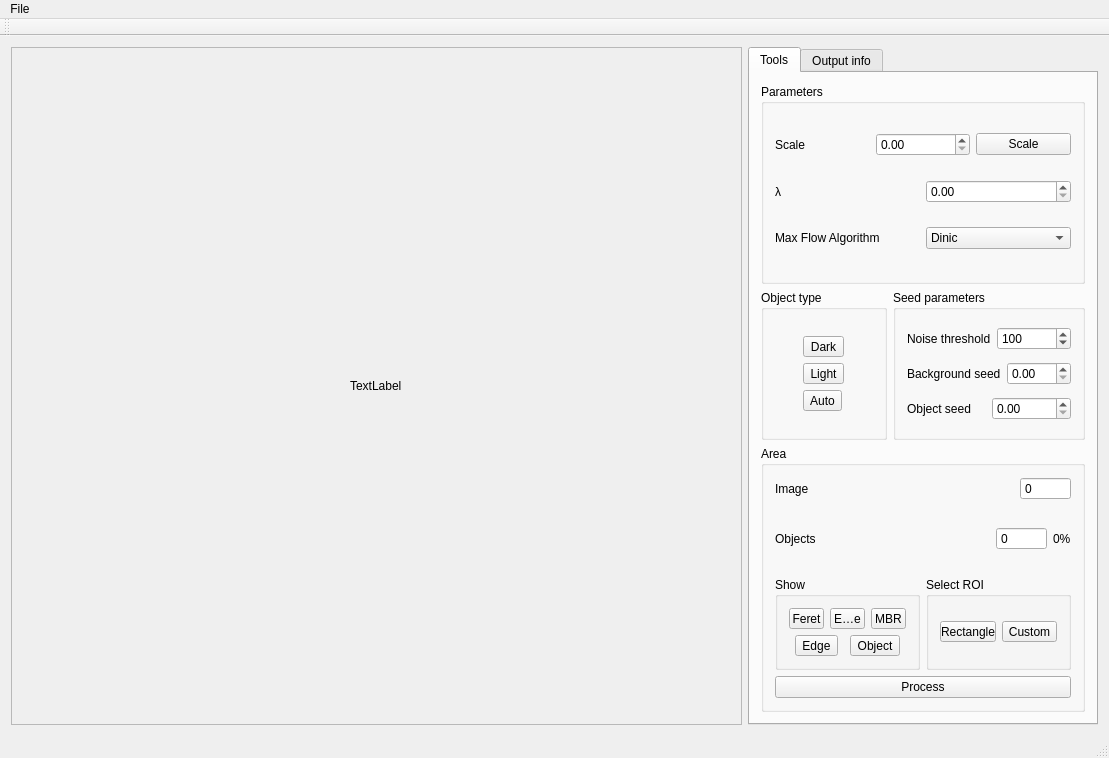
<?xml version="1.0" encoding="UTF-8"?>
<ui version="4.0">
 <class>ImageSegmentationClass</class>
 <widget class="QMainWindow" name="ImageSegmentationClass">
  <property name="geometry">
   <rect>
    <x>0</x>
    <y>0</y>
    <width>1109</width>
    <height>758</height>
   </rect>
  </property>
  <property name="sizePolicy">
   <sizepolicy hsizetype="Expanding" vsizetype="Expanding">
    <horstretch>0</horstretch>
    <verstretch>0</verstretch>
   </sizepolicy>
  </property>
  <property name="windowTitle">
   <string>ImageSegmentation</string>
  </property>
  <widget class="QWidget" name="centralWidget">
   <property name="sizePolicy">
    <sizepolicy hsizetype="Expanding" vsizetype="Expanding">
     <horstretch>0</horstretch>
     <verstretch>0</verstretch>
    </sizepolicy>
   </property>
   <layout class="QGridLayout" name="gridLayout_5">
    <item row="0" column="0">
     <widget class="QScrollArea" name="scrollArea">
      <property name="sizePolicy">
       <sizepolicy hsizetype="Expanding" vsizetype="Preferred">
        <horstretch>0</horstretch>
        <verstretch>0</verstretch>
       </sizepolicy>
      </property>
      <property name="widgetResizable">
       <bool>true</bool>
      </property>
      <widget class="QWidget" name="scrollAreaWidgetContents">
       <property name="geometry">
        <rect>
         <x>0</x>
         <y>0</y>
         <width>728</width>
         <height>665</height>
        </rect>
       </property>
       <layout class="QGridLayout" name="gridLayout_2">
        <item row="0" column="0">
         <widget class="QLabel" name="imageLabel">
          <property name="sizePolicy">
           <sizepolicy hsizetype="Maximum" vsizetype="Maximum">
            <horstretch>0</horstretch>
            <verstretch>0</verstretch>
           </sizepolicy>
          </property>
          <property name="text">
           <string>TextLabel</string>
          </property>
         </widget>
        </item>
       </layout>
      </widget>
     </widget>
    </item>
    <item row="0" column="1">
     <widget class="QTabWidget" name="tabWidget">
      <property name="sizePolicy">
       <sizepolicy hsizetype="Preferred" vsizetype="Preferred">
        <horstretch>0</horstretch>
        <verstretch>0</verstretch>
       </sizepolicy>
      </property>
      <property name="maximumSize">
       <size>
        <width>350</width>
        <height>700</height>
       </size>
      </property>
      <property name="currentIndex">
       <number>0</number>
      </property>
      <widget class="QWidget" name="tab">
       <attribute name="title">
        <string>Tools</string>
       </attribute>
       <layout class="QGridLayout" name="gridLayout_4">
        <item row="0" column="0">
         <widget class="QGroupBox" name="groupBox_2">
          <property name="maximumSize">
           <size>
            <width>16777215</width>
            <height>200</height>
           </size>
          </property>
          <property name="title">
           <string>Parameters</string>
          </property>
          <layout class="QVBoxLayout" name="verticalLayout_2">
           <item>
            <layout class="QHBoxLayout" name="horizontalLayout_3">
             <item>
              <widget class="QLabel" name="label_2">
               <property name="text">
                <string>Scale</string>
               </property>
              </widget>
             </item>
             <item>
              <widget class="QDoubleSpinBox" name="doubleSpinBoxScale"/>
             </item>
             <item>
              <widget class="QPushButton" name="pushButtonScale">
               <property name="text">
                <string>Scale</string>
               </property>
              </widget>
             </item>
            </layout>
           </item>
           <item>
            <layout class="QHBoxLayout" name="horizontalLayout">
             <item>
              <widget class="QLabel" name="label">
               <property name="text">
                <string>λ</string>
               </property>
              </widget>
             </item>
             <item>
              <widget class="QDoubleSpinBox" name="doubleSpinBoxLambda">
               <property name="maximum">
                <double>100000000.000000000000000</double>
               </property>
              </widget>
             </item>
            </layout>
           </item>
           <item>
            <layout class="QHBoxLayout" name="horizontalLayout_14">
             <item>
              <widget class="QLabel" name="label_6">
               <property name="text">
                <string>Max Flow Algorithm</string>
               </property>
              </widget>
             </item>
             <item>
              <widget class="QComboBox" name="comboBoxAlgorithm">
               <item>
                <property name="text">
                 <string>Dinic</string>
                </property>
               </item>
               <item>
                <property name="text">
                 <string>Ford-Fulkerson</string>
                </property>
               </item>
              </widget>
             </item>
            </layout>
           </item>
          </layout>
         </widget>
        </item>
        <item row="1" column="0">
         <layout class="QHBoxLayout" name="horizontalLayout_17">
          <item>
           <widget class="QGroupBox" name="groupBox_6">
            <property name="sizePolicy">
             <sizepolicy hsizetype="Preferred" vsizetype="Preferred">
              <horstretch>0</horstretch>
              <verstretch>0</verstretch>
             </sizepolicy>
            </property>
            <property name="maximumSize">
             <size>
              <width>16777215</width>
              <height>150</height>
             </size>
            </property>
            <property name="title">
             <string>Object type</string>
            </property>
            <layout class="QGridLayout" name="gridLayout_6">
             <item row="0" column="0">
              <layout class="QVBoxLayout" name="verticalLayout_13">
               <item>
                <widget class="QToolButton" name="toolButtonDark">
                 <property name="text">
                  <string>Dark</string>
                 </property>
                 <property name="checkable">
                  <bool>true</bool>
                 </property>
                </widget>
               </item>
               <item>
                <widget class="QToolButton" name="toolButtonLight">
                 <property name="text">
                  <string>Light</string>
                 </property>
                 <property name="checkable">
                  <bool>true</bool>
                 </property>
                </widget>
               </item>
               <item>
                <widget class="QToolButton" name="toolButtonAuto">
                 <property name="text">
                  <string>Auto</string>
                 </property>
                 <property name="checkable">
                  <bool>true</bool>
                 </property>
                </widget>
               </item>
              </layout>
             </item>
            </layout>
           </widget>
          </item>
          <item>
           <widget class="QGroupBox" name="groupBox_4">
            <property name="sizePolicy">
             <sizepolicy hsizetype="Preferred" vsizetype="Preferred">
              <horstretch>0</horstretch>
              <verstretch>0</verstretch>
             </sizepolicy>
            </property>
            <property name="maximumSize">
             <size>
              <width>16777215</width>
              <height>150</height>
             </size>
            </property>
            <property name="title">
             <string>Seed parameters</string>
            </property>
            <layout class="QHBoxLayout" name="horizontalLayout_8">
             <item>
              <layout class="QVBoxLayout" name="verticalLayout_9">
               <item>
                <layout class="QHBoxLayout" name="horizontalLayout_12">
                 <item>
                  <widget class="QLabel" name="label_8">
                   <property name="sizePolicy">
                    <sizepolicy hsizetype="Minimum" vsizetype="Minimum">
                     <horstretch>0</horstretch>
                     <verstretch>0</verstretch>
                    </sizepolicy>
                   </property>
                   <property name="text">
                    <string>Noise threshold</string>
                   </property>
                  </widget>
                 </item>
                 <item>
                  <widget class="QSpinBox" name="spinBoxThreshold">
                   <property name="maximum">
                    <number>1000000</number>
                   </property>
                   <property name="value">
                    <number>100</number>
                   </property>
                  </widget>
                 </item>
                </layout>
               </item>
               <item>
                <layout class="QHBoxLayout" name="horizontalLayout_9">
                 <item>
                  <widget class="QLabel" name="label_5">
                   <property name="sizePolicy">
                    <sizepolicy hsizetype="Minimum" vsizetype="Minimum">
                     <horstretch>0</horstretch>
                     <verstretch>0</verstretch>
                    </sizepolicy>
                   </property>
                   <property name="text">
                    <string>Background seed</string>
                   </property>
                  </widget>
                 </item>
                 <item>
                  <widget class="QDoubleSpinBox" name="doubleSpinBoxBackground">
                   <property name="maximum">
                    <double>256.000000000000000</double>
                   </property>
                  </widget>
                 </item>
                </layout>
               </item>
               <item>
                <layout class="QHBoxLayout" name="horizontalLayout_11">
                 <item>
                  <widget class="QLabel" name="label_7">
                   <property name="sizePolicy">
                    <sizepolicy hsizetype="Minimum" vsizetype="Minimum">
                     <horstretch>0</horstretch>
                     <verstretch>0</verstretch>
                    </sizepolicy>
                   </property>
                   <property name="text">
                    <string>Object seed</string>
                   </property>
                  </widget>
                 </item>
                 <item>
                  <widget class="QDoubleSpinBox" name="doubleSpinBoxObject">
                   <property name="maximum">
                    <double>256.000000000000000</double>
                   </property>
                  </widget>
                 </item>
                </layout>
               </item>
              </layout>
             </item>
            </layout>
           </widget>
          </item>
         </layout>
        </item>
        <item row="2" column="0">
         <widget class="QGroupBox" name="groupBox_3">
          <property name="maximumSize">
           <size>
            <width>16777215</width>
            <height>350</height>
           </size>
          </property>
          <property name="title">
           <string>Area</string>
          </property>
          <layout class="QVBoxLayout" name="verticalLayout">
           <item>
            <layout class="QHBoxLayout" name="horizontalLayout_4">
             <item>
              <widget class="QLabel" name="label_3">
               <property name="text">
                <string>Image</string>
               </property>
              </widget>
             </item>
             <item>
              <widget class="QSpinBox" name="spinBoxImageArea">
               <property name="sizePolicy">
                <sizepolicy hsizetype="Maximum" vsizetype="Fixed">
                 <horstretch>0</horstretch>
                 <verstretch>0</verstretch>
                </sizepolicy>
               </property>
               <property name="readOnly">
                <bool>true</bool>
               </property>
               <property name="buttonSymbols">
                <enum>QAbstractSpinBox::ButtonSymbols::NoButtons</enum>
               </property>
               <property name="maximum">
                <number>10000000</number>
               </property>
              </widget>
             </item>
            </layout>
           </item>
           <item>
            <layout class="QHBoxLayout" name="horizontalLayout_6">
             <item>
              <widget class="QLabel" name="label_4">
               <property name="text">
                <string>Objects</string>
               </property>
              </widget>
             </item>
             <item>
              <spacer name="horizontalSpacer_4">
               <property name="orientation">
                <enum>Qt::Orientation::Horizontal</enum>
               </property>
               <property name="sizeHint" stdset="0">
                <size>
                 <width>40</width>
                 <height>20</height>
                </size>
               </property>
              </spacer>
             </item>
             <item>
              <widget class="QSpinBox" name="spinBoxObjectArea">
               <property name="sizePolicy">
                <sizepolicy hsizetype="Maximum" vsizetype="Fixed">
                 <horstretch>0</horstretch>
                 <verstretch>0</verstretch>
                </sizepolicy>
               </property>
               <property name="readOnly">
                <bool>true</bool>
               </property>
               <property name="buttonSymbols">
                <enum>QAbstractSpinBox::ButtonSymbols::NoButtons</enum>
               </property>
               <property name="maximum">
                <number>10000000</number>
               </property>
              </widget>
             </item>
             <item>
              <widget class="QLabel" name="labelObjectArea">
               <property name="sizePolicy">
                <sizepolicy hsizetype="Minimum" vsizetype="Preferred">
                 <horstretch>0</horstretch>
                 <verstretch>0</verstretch>
                </sizepolicy>
               </property>
               <property name="text">
                <string>0%</string>
               </property>
              </widget>
             </item>
            </layout>
           </item>
           <item>
            <layout class="QHBoxLayout" name="horizontalLayout_7">
             <item>
              <widget class="QGroupBox" name="groupBox">
               <property name="sizePolicy">
                <sizepolicy hsizetype="Expanding" vsizetype="Preferred">
                 <horstretch>0</horstretch>
                 <verstretch>0</verstretch>
                </sizepolicy>
               </property>
               <property name="title">
                <string>Show</string>
               </property>
               <layout class="QGridLayout" name="gridLayout">
                <item row="0" column="0">
                 <layout class="QVBoxLayout" name="verticalLayout_4">
                  <item>
                   <layout class="QHBoxLayout" name="horizontalLayout_5">
                    <item>
                     <widget class="QToolButton" name="toolButtonFeret">
                      <property name="text">
                       <string>Feret</string>
                      </property>
                      <property name="checkable">
                       <bool>true</bool>
                      </property>
                     </widget>
                    </item>
                    <item>
                     <widget class="QToolButton" name="toolButtonEllipse">
                      <property name="text">
                       <string>Ellipse</string>
                      </property>
                      <property name="checkable">
                       <bool>true</bool>
                      </property>
                     </widget>
                    </item>
                    <item>
                     <widget class="QToolButton" name="toolButtonMBR">
                      <property name="text">
                       <string>MBR</string>
                      </property>
                      <property name="checkable">
                       <bool>true</bool>
                      </property>
                     </widget>
                    </item>
                   </layout>
                  </item>
                  <item>
                   <layout class="QHBoxLayout" name="horizontalLayout_2">
                    <item>
                     <widget class="QToolButton" name="toolButtonEdge">
                      <property name="text">
                       <string>Edge</string>
                      </property>
                      <property name="checkable">
                       <bool>true</bool>
                      </property>
                     </widget>
                    </item>
                    <item>
                     <widget class="QToolButton" name="toolButtonObject">
                      <property name="text">
                       <string>Object</string>
                      </property>
                      <property name="checkable">
                       <bool>true</bool>
                      </property>
                     </widget>
                    </item>
                   </layout>
                  </item>
                 </layout>
                </item>
               </layout>
              </widget>
             </item>
             <item>
              <widget class="QGroupBox" name="groupBox_7">
               <property name="title">
                <string>Select ROI</string>
               </property>
               <layout class="QHBoxLayout" name="horizontalLayout_10">
                <item>
                 <widget class="QToolButton" name="toolButtonSelectROIRectangle">
                  <property name="text">
                   <string>Rectangle</string>
                  </property>
                  <property name="checkable">
                   <bool>true</bool>
                  </property>
                 </widget>
                </item>
                <item>
                 <widget class="QToolButton" name="toolButtonSelectROICustom">
                  <property name="enabled">
                   <bool>true</bool>
                  </property>
                  <property name="text">
                   <string>Custom</string>
                  </property>
                  <property name="checkable">
                   <bool>true</bool>
                  </property>
                 </widget>
                </item>
               </layout>
              </widget>
             </item>
            </layout>
           </item>
           <item>
            <widget class="QPushButton" name="pushButtonProcess">
             <property name="text">
              <string>Process</string>
             </property>
            </widget>
           </item>
          </layout>
         </widget>
        </item>
       </layout>
      </widget>
      <widget class="QWidget" name="tab_2">
       <attribute name="title">
        <string>Output info</string>
       </attribute>
       <layout class="QVBoxLayout" name="verticalLayout_10">
        <item>
         <layout class="QHBoxLayout" name="horizontalLayout_13">
          <item>
           <widget class="QLabel" name="label_9">
            <property name="text">
             <string>Pixel size (nm)</string>
            </property>
           </widget>
          </item>
          <item>
           <widget class="QDoubleSpinBox" name="doubleSpinBoxPixelSize">
            <property name="maximum">
             <double>100000000.000000000000000</double>
            </property>
           </widget>
          </item>
         </layout>
        </item>
        <item>
         <widget class="QGroupBox" name="groupBox_5">
          <property name="title">
           <string>Object info</string>
          </property>
          <layout class="QGridLayout" name="gridLayout_3">
           <item row="0" column="1">
            <layout class="QVBoxLayout" name="verticalLayout_6">
             <item>
              <widget class="QCheckBox" name="checkBoxPerimeter">
               <property name="text">
                <string>Perimeter </string>
               </property>
              </widget>
             </item>
             <item>
              <widget class="QCheckBox" name="checkBoxFeret">
               <property name="text">
                <string>Feret's Diameter</string>
               </property>
              </widget>
             </item>
             <item>
              <widget class="QCheckBox" name="checkBoxEllipseRatio">
               <property name="text">
                <string>Ellipse Ratio</string>
               </property>
              </widget>
             </item>
             <item>
              <widget class="QCheckBox" name="checkBoxLWRatio">
               <property name="text">
                <string>L/W Ratio</string>
               </property>
              </widget>
             </item>
             <item>
              <widget class="QCheckBox" name="checkBoxAspectRatio">
               <property name="text">
                <string>Aspect Ratio</string>
               </property>
              </widget>
             </item>
            </layout>
           </item>
           <item row="0" column="0">
            <layout class="QVBoxLayout" name="verticalLayout_7">
             <item>
              <widget class="QCheckBox" name="checkBoxArea">
               <property name="text">
                <string>Area</string>
               </property>
              </widget>
             </item>
             <item>
              <widget class="QCheckBox" name="checkBoxMeanGrayValue">
               <property name="text">
                <string>Mean Gray Value</string>
               </property>
              </widget>
             </item>
             <item>
              <widget class="QCheckBox" name="checkBoxModalGrayValue">
               <property name="text">
                <string>Modal Gray Value</string>
               </property>
              </widget>
             </item>
             <item>
              <widget class="QCheckBox" name="checkBoxMinMax">
               <property name="text">
                <string>Min &amp; Max Gray Level</string>
               </property>
              </widget>
             </item>
             <item>
              <widget class="QCheckBox" name="checkBoxCentroid">
               <property name="text">
                <string>Centroid</string>
               </property>
              </widget>
             </item>
             <item>
              <widget class="QCheckBox" name="checkBoxCircularity">
               <property name="text">
                <string>Circularity</string>
               </property>
              </widget>
             </item>
            </layout>
           </item>
           <item row="1" column="0">
            <spacer name="verticalSpacer">
             <property name="orientation">
              <enum>Qt::Orientation::Vertical</enum>
             </property>
             <property name="sizeHint" stdset="0">
              <size>
               <width>20</width>
               <height>40</height>
              </size>
             </property>
            </spacer>
           </item>
          </layout>
         </widget>
        </item>
       </layout>
      </widget>
     </widget>
    </item>
   </layout>
  </widget>
  <widget class="QMenuBar" name="menuBar">
   <property name="geometry">
    <rect>
     <x>0</x>
     <y>0</y>
     <width>1109</width>
     <height>25</height>
    </rect>
   </property>
   <widget class="QMenu" name="menuFile">
    <property name="title">
     <string>File</string>
    </property>
    <addaction name="actionOpen"/>
    <addaction name="actionSave"/>
    <addaction name="actionProcessFolder"/>
    <addaction name="actionSaveObject"/>
    <addaction name="actionSaveAllStates"/>
    <addaction name="actionSaveInfo"/>
   </widget>
   <addaction name="menuFile"/>
  </widget>
  <widget class="QToolBar" name="mainToolBar">
   <attribute name="toolBarArea">
    <enum>TopToolBarArea</enum>
   </attribute>
   <attribute name="toolBarBreak">
    <bool>false</bool>
   </attribute>
  </widget>
  <widget class="QStatusBar" name="statusBar"/>
  <action name="actionOpen">
   <property name="text">
    <string>Open</string>
   </property>
  </action>
  <action name="actionSave">
   <property name="text">
    <string>Save</string>
   </property>
  </action>
  <action name="actionProcessFolder">
   <property name="text">
    <string>Process Folder</string>
   </property>
  </action>
  <action name="actionSaveObject">
   <property name="text">
    <string>Save object...</string>
   </property>
  </action>
  <action name="actionSaveInfo">
   <property name="text">
    <string>Save info...</string>
   </property>
  </action>
  <action name="actionSaveAllStates">
   <property name="text">
    <string>Save all states...</string>
   </property>
  </action>
 </widget>
 <layoutdefault spacing="6" margin="11"/>
 <resources>
  <include location="ImageSegmentation.qrc"/>
 </resources>
 <connections/>
</ui>
